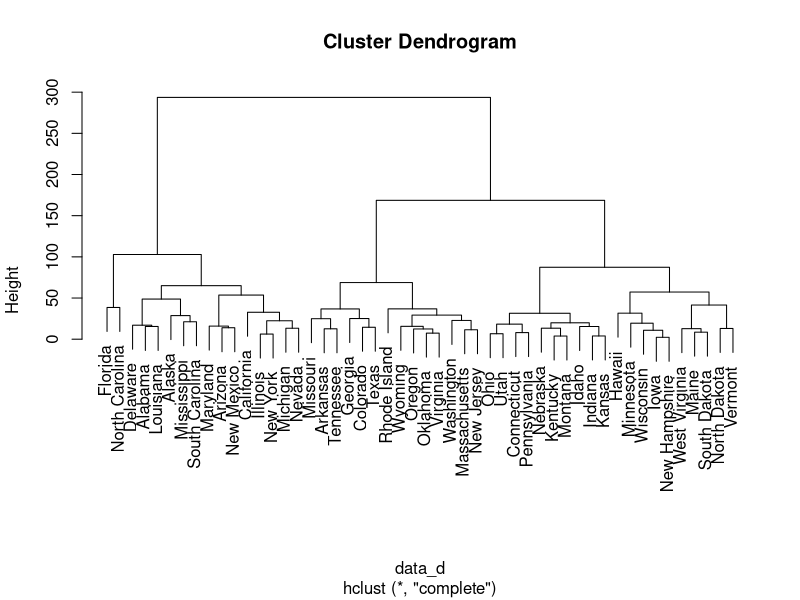
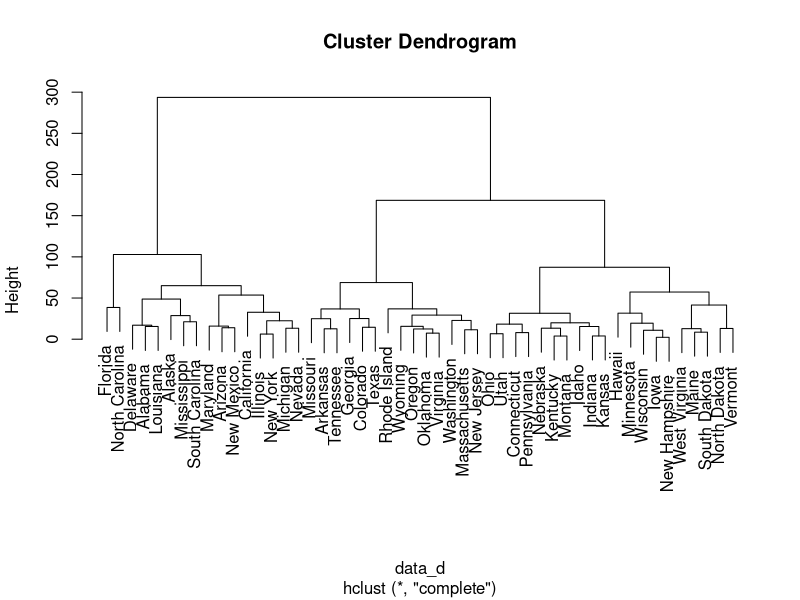

Write the R code that produced these figures, in order. (Note: this script raises an error after producing the figures.)
## ---- chunk 1
USArrests
## ---- chunk 2
states <- row.names(USArrests)
states
## ---- chunk 3
data_d <- dist(USArrests, method="euclidean")
data_hc <- hclust(data_d, method='complete')
plot(hclust(data_d, method = "complete"))
## ---- chunk 4
data_ct <- cutree(data_hc, k=3)
plot(hclust(data_d, method = "complete"))
data_hc %>% cutree(k = 3) -> cluster_no_Scale #using cutree method to cut the dendrogram at a height that results in three clusters
cluster_no_Scale #gives the statename and the cluster it belongs to
## ---- chunk 5
# scaling the features
data_scaled <- scale(USArrests) 

#repeating the same steps as 5(a) and 5(b) for scaled data

data_scaled_d <- dist(data_scaled, method="euclidean") 
data_scaled_hc <- hclust(data_scaled_d, method='complete')
data_scaled_ct <- cutree(data_scaled_hc, k=3)
plot(hclust(data_scaled_d, method = "complete"))

## ---- chunk 6
data_scaled_hc %>% cutree(k = 3) -> cluster_with_scale
cluster_with_scale #gives the statename and the cluster it belongs to in case of the scaled data
## ---- chunk 7
cluster_no_Scale #gives the statename and the cluster it belongs to in case of the data that is not scaled
## ---- chunk 8
table(cluster_no_Scale,cluster_with_scale)  #table summarizing how many states are in each cluster before scaling and after scaling

## ---- chunk 9
USArrests
